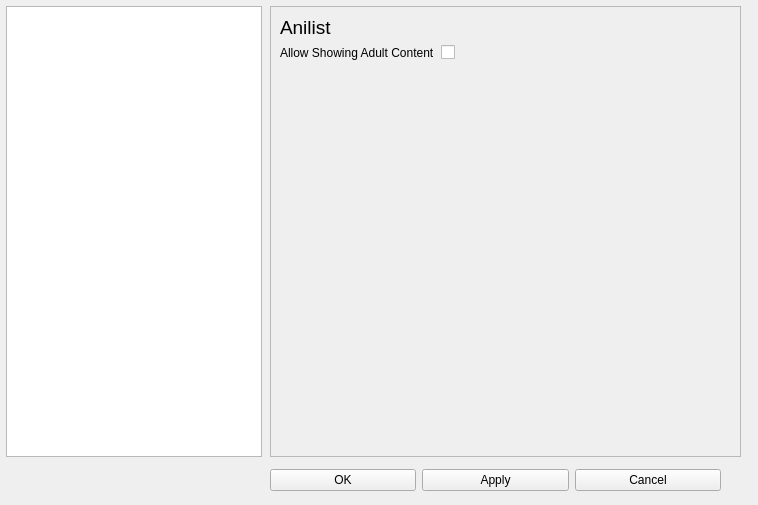
<?xml version="1.0" encoding="UTF-8"?>
<ui version="4.0">
 <class>window_settings</class>
 <widget class="QWidget" name="window_settings">
  <property name="geometry">
   <rect>
    <x>0</x>
    <y>0</y>
    <width>758</width>
    <height>505</height>
   </rect>
  </property>
  <property name="windowTitle">
   <string>Settings</string>
  </property>
  <widget class="QListView" name="settings_list">
   <property name="geometry">
    <rect>
     <x>6</x>
     <y>6</y>
     <width>256</width>
     <height>451</height>
    </rect>
   </property>
   <property name="editTriggers">
    <set>QAbstractItemView::NoEditTriggers</set>
   </property>
   <property name="showDropIndicator" stdset="0">
    <bool>false</bool>
   </property>
  </widget>
  <widget class="QStackedWidget" name="settings_menu">
   <property name="geometry">
    <rect>
     <x>270</x>
     <y>6</y>
     <width>471</width>
     <height>451</height>
    </rect>
   </property>
   <property name="frameShape">
    <enum>QFrame::StyledPanel</enum>
   </property>
   <property name="frameShadow">
    <enum>QFrame::Raised</enum>
   </property>
   <property name="currentIndex">
    <number>2</number>
   </property>
   <widget class="QWidget" name="player">
    <layout class="QVBoxLayout" name="verticalLayout">
     <item>
      <layout class="QFormLayout" name="player_layout">
       <property name="sizeConstraint">
        <enum>QLayout::SetNoConstraint</enum>
       </property>
       <property name="fieldGrowthPolicy">
        <enum>QFormLayout::FieldsStayAtSizeHint</enum>
       </property>
       <item row="3" column="0">
        <widget class="QLabel" name="label">
         <property name="font">
          <font>
           <pointsize>14</pointsize>
          </font>
         </property>
         <property name="text">
          <string>Video Player</string>
         </property>
         <property name="wordWrap">
          <bool>false</bool>
         </property>
        </widget>
       </item>
       <item row="4" column="0">
        <widget class="QLabel" name="label_2">
         <property name="text">
          <string>Video Player for local files:</string>
         </property>
        </widget>
       </item>
       <item row="4" column="1">
        <widget class="QComboBox" name="player_type">
         <item>
          <property name="text">
           <string>vlc</string>
          </property>
         </item>
         <item>
          <property name="text">
           <string>mpv</string>
          </property>
         </item>
         <item>
          <property name="text">
           <string>Other</string>
          </property>
         </item>
        </widget>
       </item>
       <item row="6" column="0">
        <widget class="QLabel" name="label_3">
         <property name="text">
          <string>Path to player: </string>
         </property>
        </widget>
       </item>
       <item row="6" column="1">
        <widget class="QLineEdit" name="player_path">
         <property name="frame">
          <bool>true</bool>
         </property>
        </widget>
       </item>
       <item row="7" column="1">
        <widget class="QPushButton" name="button_browse_player">
         <property name="text">
          <string>Browse</string>
         </property>
        </widget>
       </item>
       <item row="8" column="0">
        <widget class="QLabel" name="label_http">
         <property name="text">
          <string>Use HTTP Interface for VLC</string>
         </property>
        </widget>
       </item>
       <item row="8" column="1">
        <widget class="QCheckBox" name="use_http">
         <property name="enabled">
          <bool>true</bool>
         </property>
         <property name="toolTip">
          <string>Uses a different implementation for vlc. Enable this if you're having issues without it. Disable it if it causes weird behaviour</string>
         </property>
         <property name="text">
          <string/>
         </property>
        </widget>
       </item>
      </layout>
     </item>
    </layout>
   </widget>
   <widget class="QWidget" name="local_files">
    <widget class="QListView" name="local_paths">
     <property name="geometry">
      <rect>
       <x>1</x>
       <y>44</y>
       <width>441</width>
       <height>351</height>
      </rect>
     </property>
    </widget>
    <widget class="QLabel" name="label_5">
     <property name="geometry">
      <rect>
       <x>1</x>
       <y>11</y>
       <width>91</width>
       <height>27</height>
      </rect>
     </property>
     <property name="font">
      <font>
       <pointsize>14</pointsize>
      </font>
     </property>
     <property name="text">
      <string>Local Files</string>
     </property>
    </widget>
    <widget class="QPushButton" name="path_add">
     <property name="geometry">
      <rect>
       <x>270</x>
       <y>400</y>
       <width>84</width>
       <height>34</height>
      </rect>
     </property>
     <property name="text">
      <string>Add</string>
     </property>
    </widget>
    <widget class="QPushButton" name="path_remove">
     <property name="geometry">
      <rect>
       <x>360</x>
       <y>400</y>
       <width>84</width>
       <height>34</height>
      </rect>
     </property>
     <property name="text">
      <string>Remove</string>
     </property>
    </widget>
   </widget>
   <widget class="QWidget" name="anilist">
    <layout class="QFormLayout" name="formLayout">
     <item row="0" column="0">
      <widget class="QLabel" name="title_anilist">
       <property name="font">
        <font>
         <pointsize>14</pointsize>
        </font>
       </property>
       <property name="text">
        <string>Anilist</string>
       </property>
      </widget>
     </item>
     <item row="1" column="0">
      <widget class="QLabel" name="label_adult">
       <property name="text">
        <string>Allow Showing Adult Content</string>
       </property>
      </widget>
     </item>
     <item row="1" column="1">
      <widget class="QCheckBox" name="check_adult">
       <property name="toolTip">
        <string>&lt;html&gt;&lt;head/&gt;&lt;body&gt;&lt;p&gt;Enables the option in the media browser to show 18+ results.&lt;/p&gt;&lt;p&gt;Requires '18+ Content' enabled on anilist, under Anime &amp;amp; Manga settings.&lt;/p&gt;&lt;/body&gt;&lt;/html&gt;</string>
       </property>
       <property name="text">
        <string/>
       </property>
      </widget>
     </item>
    </layout>
   </widget>
  </widget>
  <widget class="QWidget" name="horizontalLayoutWidget_2">
   <property name="geometry">
    <rect>
     <x>270</x>
     <y>460</y>
     <width>451</width>
     <height>41</height>
    </rect>
   </property>
   <layout class="QHBoxLayout" name="horizontalLayout">
    <item>
     <widget class="QPushButton" name="button_OK">
      <property name="text">
       <string>OK</string>
      </property>
     </widget>
    </item>
    <item>
     <widget class="QPushButton" name="button_apply">
      <property name="text">
       <string>Apply</string>
      </property>
     </widget>
    </item>
    <item>
     <widget class="QPushButton" name="button_cancel">
      <property name="text">
       <string>Cancel</string>
      </property>
     </widget>
    </item>
   </layout>
  </widget>
 </widget>
 <resources/>
 <connections/>
</ui>
